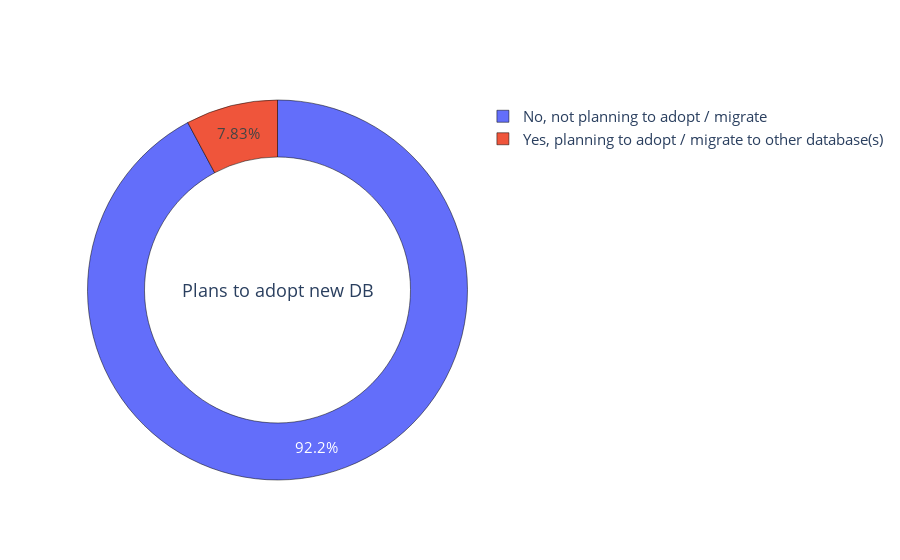

Notebook source saved alongside this figure:
### Code cell
fig_primary_ide = go.Figure(
    data=[go.Pie(labels=db_adopt['db_adopt'], values=db_adopt['number'], 
                 hole=0.7)])
fig_primary_ide.update_layout(uniformtext_minsize=15, uniformtext_mode='hide',
                              legend=dict( font=dict( size=15,)),
                              annotations=[dict(text='Plans to adopt new DB', 
                                                   x=0.5, y=0.5, font_size=18, showarrow=False)])
fig_primary_ide.update_traces(marker=dict(colors=colors, line=dict(color='#000000', width=0.5)))
fig_primary_ide.show()

### Figure 1 — Plotly figure (JSON) as saved in the notebook; plotly's stock layout.template omitted (floating-point values rounded to 4 significant figures)
{"data": [{"hole": 0.7, "labels": ["No, not planning to adopt / migrate", "Yes, planning to adopt / migrate to other database(s)"], "marker": {"colors": [[0, 0, 0], [0.05, 0.1, 0], [0.1, 0.2, 0], [0.15, 0.3, 0], [0.2, 0.4, 0], [0.25, 0.5, 0], [0.3, 0.6, 0], [0.35, 0.7, 0], [0.4, 0.8, 0]], "line": {"color": "#000000", "width": 0.5}}, "type": "pie", "values": [565, 48]}], "layout": {"annotations": [{"font": {"size": 18}, "showarrow": false, "text": "Plans to adopt new DB", "x": 0.5, "y": 0.5}], "legend": {"font": {"size": 15}}, "uniformtext": {"minsize": 15, "mode": "hide"}}}
